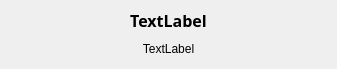
<ui version="4.0" >
 <author></author>
 <comment></comment>
 <exportmacro></exportmacro>
 <class>FormSelectKey</class>
 <widget class="QDialog" name="FormSelectKey" >
  <property name="geometry" >
   <rect>
    <x>0</x>
    <y>0</y>
    <width>337</width>
    <height>69</height>
   </rect>
  </property>
  <property name="windowTitle" >
   <string>Select keys</string>
  </property>
  <layout class="QVBoxLayout" >
   <property name="margin" >
    <number>9</number>
   </property>
   <property name="spacing" >
    <number>6</number>
   </property>
   <item>
    <widget class="QLabel" name="labelName" >
     <property name="font" >
      <font>
       <family>Sans Serif</family>
       <pointsize>12</pointsize>
       <weight>75</weight>
       <italic>false</italic>
       <bold>true</bold>
       <underline>false</underline>
       <strikeout>false</strikeout>
      </font>
     </property>
     <property name="text" >
      <string>TextLabel</string>
     </property>
     <property name="alignment" >
      <set>Qt::AlignCenter</set>
     </property>
    </widget>
   </item>
   <item>
    <widget class="QLabel" name="labelText" >
     <property name="text" >
      <string>TextLabel</string>
     </property>
     <property name="alignment" >
      <set>Qt::AlignCenter</set>
     </property>
    </widget>
   </item>
  </layout>
 </widget>
 <pixmapfunction></pixmapfunction>
 <resources/>
 <connections/>
</ui>
